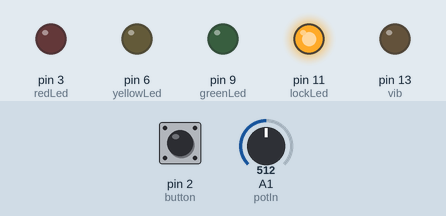
Simulated run of this sketch. Board: Arduino Uno, built with avr-gcc and run on an emulated ATmega328P. Shown: output pins drawn as LEDs (lit = HIGH). The inputs (shaded band) are chosen by the test bench; at power-on: pin 2 (button) LOW, A1 (potIn) = 512. What the sketch prints to the serial monitor is not drawn.

Above: at 1.2 s.
1.3 s: pin 2 (button) pulled HIGH for 0.15 s
At 1.42 s:
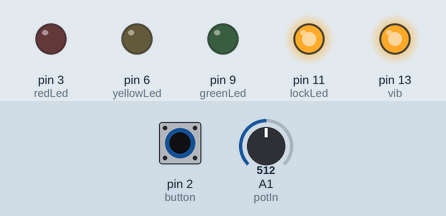
2.9 s: pin 2 (button) pulled HIGH for 1 s
At 4.9 s:
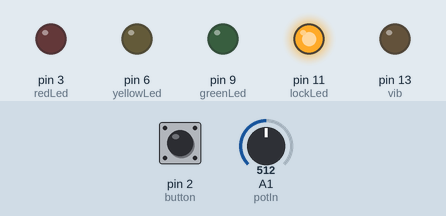
5.4 s: pin 2 (button) pulled HIGH for 0.15 s
At 5.59 s:
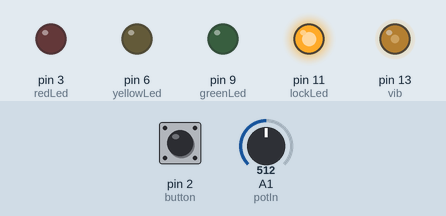
Timing chart, 0 to 8.4 s (numbered marks = the images above; inputs shaded):
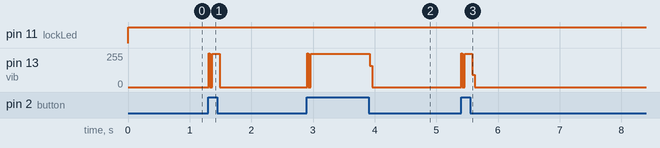

Measured:
- after the input at 1.3 s, pin 13 (vib): 0/255 → 248/255 at once, → 0/255 0.18 s later
- after the input at 2.9 s, pin 13 (vib): 0/255 → 248/255 at once, → 0/255 1.0 s later
- after the input at 5.4 s, pin 13 (vib): 0/255 → 248/255 at once, → 0/255 0.18 s later

The sketch:

SafeCombo.ino
```cpp
int redLed = 3;
int yellowLed = 6;
int greenLed = 9;
int lockLed = 11;
int potIn = A1;
int potVal = 0;
int ledsLit = 0;
int button = 2;
int vib = 13;
int lastIncrement = 0;
//int combination[6] = {random(99), random(99), random(99)};
int combination[6]        = {1, 3, 5};
int combinationLedPins[3] = {redLed, yellowLed, greenLed};

// if (potIn == combination[ledLit]) {
//      CheckPin(combinationLedPins[ledLit]);
// }
//


bool checking = false;
bool locked = true;

void setup() {
  // put your setup code here, to run once:
  Serial.begin(9600);
  randomSeed(analogRead(A0));
//  Serial.println(randomSeed);
//  Serial.println('\0');
  pinMode(redLed, OUTPUT);
  pinMode(yellowLed, OUTPUT);
  pinMode(greenLed, OUTPUT);
  pinMode(lockLed, OUTPUT);
  pinMode(potIn, INPUT);
  pinMode(button, INPUT);
  pinMode(vib, OUTPUT);
  lastIncrement = analogRead(potIn) / 10;
}

void loop() {

  Serial.println(ledsLit);
  // put your main code here, to run repeatedly:
  potVal = analogRead(potIn) / 10;
//  Serial.println(potVal);
  Serial.println('\0');

  if(potVal != lastIncrement){
    lastIncrement = potVal;
    Flash(13, 10);
  }

  if (locked){
    digitalWrite(lockLed, HIGH);

    switch(ledsLit){

      case 0:
       if (potVal == combination[0]){
        if(!checking){
          CheckPin(redLed);
          }

         break;
      }


       case 1:
        if (potVal == combination[1]){
          if(!checking){
           CheckPin(yellowLed);
          }

          break;
       }


       case 2:
        if (potVal == combination[2]){
          if(!checking){
            CheckPin(greenLed);
          }


          break;
       }


       default: break;
    }
    if(ledsLit == 3){
      locked = false;
    }
    }
    else{
      digitalWrite(lockLed, LOW);
    }

    if(digitalRead(button) == HIGH){
      Reset();
    }

}

void CheckPin(int pin){
  checking = true;
  Flash(pin, 100);
  delay(950);

  potVal = analogRead(potIn) / 10;
  if(potVal == combination[ledsLit]){
    digitalWrite(pin, HIGH);
    digitalWrite(vib, HIGH);
    delay(500);
    digitalWrite(vib, LOW);
    ledsLit++;

  }
  checking = false;
}

void Flash(int pin, int dur){
//  digitalWrite(pin, HIGH);

//  delay(dur);

//  digitalWrite(pin, LOW);

  digitalWrite(vib, HIGH);

  delay(dur);

  digitalWrite(vib, LOW);
}

void Reset(){
  randomSeed(analogRead(A1));
//  combination[6] = new int[6] {random(99), random(99), random(99)};
  digitalWrite(redLed, LOW);
  digitalWrite(yellowLed, LOW);
  digitalWrite(greenLed, LOW);
  ledsLit = 0;
  locked = true;
  digitalWrite(vib, HIGH);
  delay(10);
  digitalWrite(vib, LOW);

}
```
